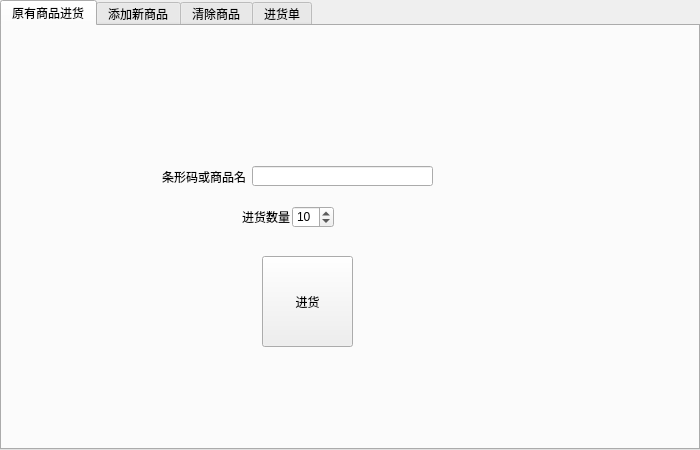
<?xml version="1.0" encoding="UTF-8"?>
<ui version="4.0">
 <class>PurchaseForm</class>
 <widget class="QWidget" name="PurchaseForm">
  <property name="geometry">
   <rect>
    <x>0</x>
    <y>0</y>
    <width>700</width>
    <height>450</height>
   </rect>
  </property>
  <property name="minimumSize">
   <size>
    <width>700</width>
    <height>450</height>
   </size>
  </property>
  <property name="maximumSize">
   <size>
    <width>700</width>
    <height>450</height>
   </size>
  </property>
  <property name="sizeIncrement">
   <size>
    <width>0</width>
    <height>0</height>
   </size>
  </property>
  <property name="windowTitle">
   <string>Form</string>
  </property>
  <widget class="QTabWidget" name="tabWidget">
   <property name="geometry">
    <rect>
     <x>0</x>
     <y>0</y>
     <width>700</width>
     <height>450</height>
    </rect>
   </property>
   <property name="currentIndex">
    <number>0</number>
   </property>
   <widget class="QWidget" name="tab">
    <attribute name="title">
     <string>原有商品进货</string>
    </attribute>
    <widget class="QLabel" name="label_29">
     <property name="geometry">
      <rect>
       <x>160</x>
       <y>140</y>
       <width>91</width>
       <height>21</height>
      </rect>
     </property>
     <property name="text">
      <string>条形码或商品名</string>
     </property>
    </widget>
    <widget class="QLineEdit" name="barPurchase_LEdit">
     <property name="geometry">
      <rect>
       <x>250</x>
       <y>140</y>
       <width>181</width>
       <height>20</height>
      </rect>
     </property>
    </widget>
    <widget class="QSpinBox" name="numPurchase_SBox">
     <property name="geometry">
      <rect>
       <x>290</x>
       <y>180</y>
       <width>42</width>
       <height>22</height>
      </rect>
     </property>
     <property name="minimum">
      <number>1</number>
     </property>
     <property name="maximum">
      <number>999</number>
     </property>
     <property name="value">
      <number>10</number>
     </property>
    </widget>
    <widget class="QLabel" name="label_30">
     <property name="geometry">
      <rect>
       <x>240</x>
       <y>180</y>
       <width>51</width>
       <height>21</height>
      </rect>
     </property>
     <property name="text">
      <string>进货数量</string>
     </property>
    </widget>
    <widget class="QPushButton" name="sure_Btn_3">
     <property name="geometry">
      <rect>
       <x>260</x>
       <y>230</y>
       <width>91</width>
       <height>91</height>
      </rect>
     </property>
     <property name="text">
      <string>进货</string>
     </property>
    </widget>
   </widget>
   <widget class="QWidget" name="tab_2">
    <attribute name="title">
     <string>添加新商品</string>
    </attribute>
    <widget class="QPushButton" name="addKind_Btn">
     <property name="geometry">
      <rect>
       <x>30</x>
       <y>350</y>
       <width>75</width>
       <height>31</height>
      </rect>
     </property>
     <property name="text">
      <string>添加分类</string>
     </property>
    </widget>
    <widget class="QPushButton" name="delKind_Btn">
     <property name="geometry">
      <rect>
       <x>30</x>
       <y>390</y>
       <width>75</width>
       <height>31</height>
      </rect>
     </property>
     <property name="text">
      <string>删除分类</string>
     </property>
    </widget>
    <widget class="QListWidget" name="kind_LWidget">
     <property name="geometry">
      <rect>
       <x>20</x>
       <y>20</y>
       <width>101</width>
       <height>321</height>
      </rect>
     </property>
    </widget>
    <widget class="QLabel" name="label">
     <property name="geometry">
      <rect>
       <x>50</x>
       <y>0</y>
       <width>51</width>
       <height>21</height>
      </rect>
     </property>
     <property name="text">
      <string>商品分类</string>
     </property>
    </widget>
    <widget class="QLabel" name="label_2">
     <property name="geometry">
      <rect>
       <x>170</x>
       <y>10</y>
       <width>51</width>
       <height>21</height>
      </rect>
     </property>
     <property name="text">
      <string>商品名称</string>
     </property>
    </widget>
    <widget class="QLineEdit" name="name_LEdit">
     <property name="geometry">
      <rect>
       <x>220</x>
       <y>10</y>
       <width>113</width>
       <height>20</height>
      </rect>
     </property>
    </widget>
    <widget class="QLineEdit" name="bar_LEdit">
     <property name="geometry">
      <rect>
       <x>460</x>
       <y>10</y>
       <width>181</width>
       <height>20</height>
      </rect>
     </property>
    </widget>
    <widget class="QLabel" name="label_3">
     <property name="geometry">
      <rect>
       <x>410</x>
       <y>10</y>
       <width>51</width>
       <height>21</height>
      </rect>
     </property>
     <property name="text">
      <string>条形码</string>
     </property>
    </widget>
    <widget class="QDoubleSpinBox" name="rPrice">
     <property name="geometry">
      <rect>
       <x>330</x>
       <y>50</y>
       <width>62</width>
       <height>22</height>
      </rect>
     </property>
     <property name="minimum">
      <double>0.010000000000000</double>
     </property>
     <property name="maximum">
      <double>99999999.000000000000000</double>
     </property>
    </widget>
    <widget class="QDoubleSpinBox" name="wPrice">
     <property name="geometry">
      <rect>
       <x>450</x>
       <y>50</y>
       <width>62</width>
       <height>22</height>
      </rect>
     </property>
     <property name="minimum">
      <double>0.010000000000000</double>
     </property>
     <property name="maximum">
      <double>99999999.000000000000000</double>
     </property>
    </widget>
    <widget class="QDoubleSpinBox" name="pPrice">
     <property name="geometry">
      <rect>
       <x>580</x>
       <y>50</y>
       <width>62</width>
       <height>22</height>
      </rect>
     </property>
     <property name="minimum">
      <double>0.010000000000000</double>
     </property>
     <property name="maximum">
      <double>99999999.000000000000000</double>
     </property>
    </widget>
    <widget class="QLabel" name="label_4">
     <property name="geometry">
      <rect>
       <x>290</x>
       <y>50</y>
       <width>41</width>
       <height>21</height>
      </rect>
     </property>
     <property name="text">
      <string>零售价</string>
     </property>
    </widget>
    <widget class="QLabel" name="label_5">
     <property name="geometry">
      <rect>
       <x>410</x>
       <y>50</y>
       <width>41</width>
       <height>21</height>
      </rect>
     </property>
     <property name="text">
      <string>批发价</string>
     </property>
    </widget>
    <widget class="QLabel" name="label_6">
     <property name="geometry">
      <rect>
       <x>540</x>
       <y>50</y>
       <width>41</width>
       <height>21</height>
      </rect>
     </property>
     <property name="text">
      <string>促销价</string>
     </property>
    </widget>
    <widget class="QDoubleSpinBox" name="iPrice">
     <property name="geometry">
      <rect>
       <x>220</x>
       <y>50</y>
       <width>62</width>
       <height>22</height>
      </rect>
     </property>
     <property name="minimum">
      <double>0.010000000000000</double>
     </property>
     <property name="maximum">
      <double>99999999.000000000000000</double>
     </property>
    </widget>
    <widget class="QLabel" name="label_7">
     <property name="geometry">
      <rect>
       <x>170</x>
       <y>50</y>
       <width>41</width>
       <height>21</height>
      </rect>
     </property>
     <property name="text">
      <string>进货价</string>
     </property>
    </widget>
    <widget class="QLabel" name="label_8">
     <property name="geometry">
      <rect>
       <x>170</x>
       <y>90</y>
       <width>61</width>
       <height>21</height>
      </rect>
     </property>
     <property name="text">
      <string>起促销日期</string>
     </property>
    </widget>
    <widget class="QLabel" name="label_9">
     <property name="geometry">
      <rect>
       <x>430</x>
       <y>90</y>
       <width>61</width>
       <height>21</height>
      </rect>
     </property>
     <property name="text">
      <string>止促销日期</string>
     </property>
    </widget>
    <widget class="QSpinBox" name="num_SBox">
     <property name="geometry">
      <rect>
       <x>220</x>
       <y>130</y>
       <width>42</width>
       <height>22</height>
      </rect>
     </property>
     <property name="minimum">
      <number>1</number>
     </property>
     <property name="maximum">
      <number>999</number>
     </property>
     <property name="value">
      <number>10</number>
     </property>
    </widget>
    <widget class="QLabel" name="label_10">
     <property name="geometry">
      <rect>
       <x>170</x>
       <y>130</y>
       <width>51</width>
       <height>21</height>
      </rect>
     </property>
     <property name="text">
      <string>进货数量</string>
     </property>
    </widget>
    <widget class="QLabel" name="label_11">
     <property name="geometry">
      <rect>
       <x>280</x>
       <y>130</y>
       <width>71</width>
       <height>21</height>
      </rect>
     </property>
     <property name="text">
      <string>库存报警数量</string>
     </property>
    </widget>
    <widget class="QSpinBox" name="lnum_SBox">
     <property name="geometry">
      <rect>
       <x>360</x>
       <y>130</y>
       <width>42</width>
       <height>22</height>
      </rect>
     </property>
     <property name="minimum">
      <number>1</number>
     </property>
     <property name="maximum">
      <number>999</number>
     </property>
     <property name="value">
      <number>10</number>
     </property>
    </widget>
    <widget class="QSpinBox" name="innum_SBox">
     <property name="geometry">
      <rect>
       <x>480</x>
       <y>130</y>
       <width>42</width>
       <height>22</height>
      </rect>
     </property>
     <property name="minimum">
      <number>1</number>
     </property>
     <property name="maximum">
      <number>999</number>
     </property>
     <property name="value">
      <number>10</number>
     </property>
    </widget>
    <widget class="QLabel" name="label_12">
     <property name="geometry">
      <rect>
       <x>410</x>
       <y>130</y>
       <width>61</width>
       <height>21</height>
      </rect>
     </property>
     <property name="text">
      <string>计划进货数</string>
     </property>
    </widget>
    <widget class="QCheckBox" name="sellable_CBox">
     <property name="geometry">
      <rect>
       <x>560</x>
       <y>130</y>
       <width>71</width>
       <height>16</height>
      </rect>
     </property>
     <property name="text">
      <string>可以销售</string>
     </property>
     <property name="checked">
      <bool>true</bool>
     </property>
    </widget>
    <widget class="QDateEdit" name="sDate_DEdit">
     <property name="geometry">
      <rect>
       <x>240</x>
       <y>90</y>
       <width>110</width>
       <height>22</height>
      </rect>
     </property>
    </widget>
    <widget class="QDateEdit" name="eDate_DEdit">
     <property name="geometry">
      <rect>
       <x>510</x>
       <y>90</y>
       <width>110</width>
       <height>22</height>
      </rect>
     </property>
    </widget>
    <widget class="QLabel" name="label_13">
     <property name="geometry">
      <rect>
       <x>210</x>
       <y>170</y>
       <width>51</width>
       <height>21</height>
      </rect>
     </property>
     <property name="text">
      <string>厂商编号</string>
     </property>
    </widget>
    <widget class="QLabel" name="label_14">
     <property name="geometry">
      <rect>
       <x>470</x>
       <y>170</y>
       <width>61</width>
       <height>21</height>
      </rect>
     </property>
     <property name="text">
      <string>供应商编号</string>
     </property>
    </widget>
    <widget class="QListWidget" name="firm_LWidget">
     <property name="geometry">
      <rect>
       <x>190</x>
       <y>190</y>
       <width>101</width>
       <height>201</height>
      </rect>
     </property>
    </widget>
    <widget class="QListWidget" name="supplier_LWidget">
     <property name="geometry">
      <rect>
       <x>460</x>
       <y>190</y>
       <width>101</width>
       <height>201</height>
      </rect>
     </property>
    </widget>
    <widget class="QPushButton" name="sure_Btn">
     <property name="geometry">
      <rect>
       <x>590</x>
       <y>340</y>
       <width>75</width>
       <height>51</height>
      </rect>
     </property>
     <property name="font">
      <font>
       <pointsize>11</pointsize>
      </font>
     </property>
     <property name="text">
      <string>进货</string>
     </property>
    </widget>
    <widget class="QPushButton" name="addFirm_Btn">
     <property name="geometry">
      <rect>
       <x>170</x>
       <y>400</y>
       <width>61</width>
       <height>21</height>
      </rect>
     </property>
     <property name="text">
      <string>添加厂商</string>
     </property>
    </widget>
    <widget class="QPushButton" name="delFirm_Btn">
     <property name="geometry">
      <rect>
       <x>250</x>
       <y>400</y>
       <width>61</width>
       <height>21</height>
      </rect>
     </property>
     <property name="text">
      <string>删除厂商</string>
     </property>
    </widget>
    <widget class="QPushButton" name="addSupplier_Btn">
     <property name="geometry">
      <rect>
       <x>420</x>
       <y>400</y>
       <width>71</width>
       <height>21</height>
      </rect>
     </property>
     <property name="text">
      <string>添加供应商</string>
     </property>
    </widget>
    <widget class="QPushButton" name="delSupplier_Btn">
     <property name="geometry">
      <rect>
       <x>510</x>
       <y>400</y>
       <width>71</width>
       <height>21</height>
      </rect>
     </property>
     <property name="text">
      <string>删除供应商</string>
     </property>
    </widget>
   </widget>
   <widget class="QWidget" name="tab_3">
    <attribute name="title">
     <string>清除商品</string>
    </attribute>
    <widget class="QLabel" name="label_31">
     <property name="geometry">
      <rect>
       <x>220</x>
       <y>110</y>
       <width>201</width>
       <height>51</height>
      </rect>
     </property>
     <property name="font">
      <font>
       <pointsize>15</pointsize>
       <weight>75</weight>
       <bold>true</bold>
      </font>
     </property>
     <property name="text">
      <string>输入条形码或商品号：</string>
     </property>
    </widget>
    <widget class="QLineEdit" name="barDEL_LEdit">
     <property name="geometry">
      <rect>
       <x>230</x>
       <y>170</y>
       <width>181</width>
       <height>20</height>
      </rect>
     </property>
    </widget>
    <widget class="QPushButton" name="sure_Btn_4">
     <property name="geometry">
      <rect>
       <x>280</x>
       <y>210</y>
       <width>75</width>
       <height>91</height>
      </rect>
     </property>
     <property name="text">
      <string>清货</string>
     </property>
    </widget>
   </widget>
   <widget class="QWidget" name="tab_4">
    <attribute name="title">
     <string>进货单</string>
    </attribute>
    <widget class="QTableView" name="stock_TView">
     <property name="geometry">
      <rect>
       <x>20</x>
       <y>50</y>
       <width>641</width>
       <height>351</height>
      </rect>
     </property>
    </widget>
    <widget class="QLabel" name="label_15">
     <property name="geometry">
      <rect>
       <x>30</x>
       <y>20</y>
       <width>41</width>
       <height>21</height>
      </rect>
     </property>
     <property name="font">
      <font>
       <pointsize>14</pointsize>
      </font>
     </property>
     <property name="text">
      <string>数量</string>
     </property>
    </widget>
    <widget class="QComboBox" name="sortNUM">
     <property name="geometry">
      <rect>
       <x>110</x>
       <y>20</y>
       <width>69</width>
       <height>22</height>
      </rect>
     </property>
     <item>
      <property name="text">
       <string/>
      </property>
     </item>
     <item>
      <property name="text">
       <string>升序</string>
      </property>
     </item>
     <item>
      <property name="text">
       <string>降序</string>
      </property>
     </item>
    </widget>
    <widget class="QLabel" name="label_16">
     <property name="geometry">
      <rect>
       <x>30</x>
       <y>20</y>
       <width>81</width>
       <height>21</height>
      </rect>
     </property>
     <property name="font">
      <font>
       <pointsize>14</pointsize>
      </font>
     </property>
     <property name="text">
      <string>数量排序</string>
     </property>
    </widget>
    <widget class="QComboBox" name="sortUNIT">
     <property name="geometry">
      <rect>
       <x>280</x>
       <y>20</y>
       <width>69</width>
       <height>22</height>
      </rect>
     </property>
     <item>
      <property name="text">
       <string/>
      </property>
     </item>
     <item>
      <property name="text">
       <string>升序</string>
      </property>
     </item>
     <item>
      <property name="text">
       <string>降序</string>
      </property>
     </item>
    </widget>
    <widget class="QLabel" name="label_17">
     <property name="geometry">
      <rect>
       <x>200</x>
       <y>20</y>
       <width>81</width>
       <height>21</height>
      </rect>
     </property>
     <property name="font">
      <font>
       <pointsize>14</pointsize>
      </font>
     </property>
     <property name="text">
      <string>单价排序</string>
     </property>
    </widget>
    <widget class="QComboBox" name="sortALL">
     <property name="geometry">
      <rect>
       <x>450</x>
       <y>20</y>
       <width>69</width>
       <height>22</height>
      </rect>
     </property>
     <item>
      <property name="text">
       <string/>
      </property>
     </item>
     <item>
      <property name="text">
       <string>升序</string>
      </property>
     </item>
     <item>
      <property name="text">
       <string>降序</string>
      </property>
     </item>
    </widget>
    <widget class="QLabel" name="label_18">
     <property name="geometry">
      <rect>
       <x>370</x>
       <y>20</y>
       <width>81</width>
       <height>21</height>
      </rect>
     </property>
     <property name="font">
      <font>
       <pointsize>14</pointsize>
      </font>
     </property>
     <property name="text">
      <string>总价排序</string>
     </property>
    </widget>
    <widget class="QPushButton" name="sort_Btn">
     <property name="geometry">
      <rect>
       <x>550</x>
       <y>20</y>
       <width>75</width>
       <height>23</height>
      </rect>
     </property>
     <property name="text">
      <string>排序</string>
     </property>
    </widget>
   </widget>
  </widget>
 </widget>
 <resources/>
 <connections/>
</ui>
